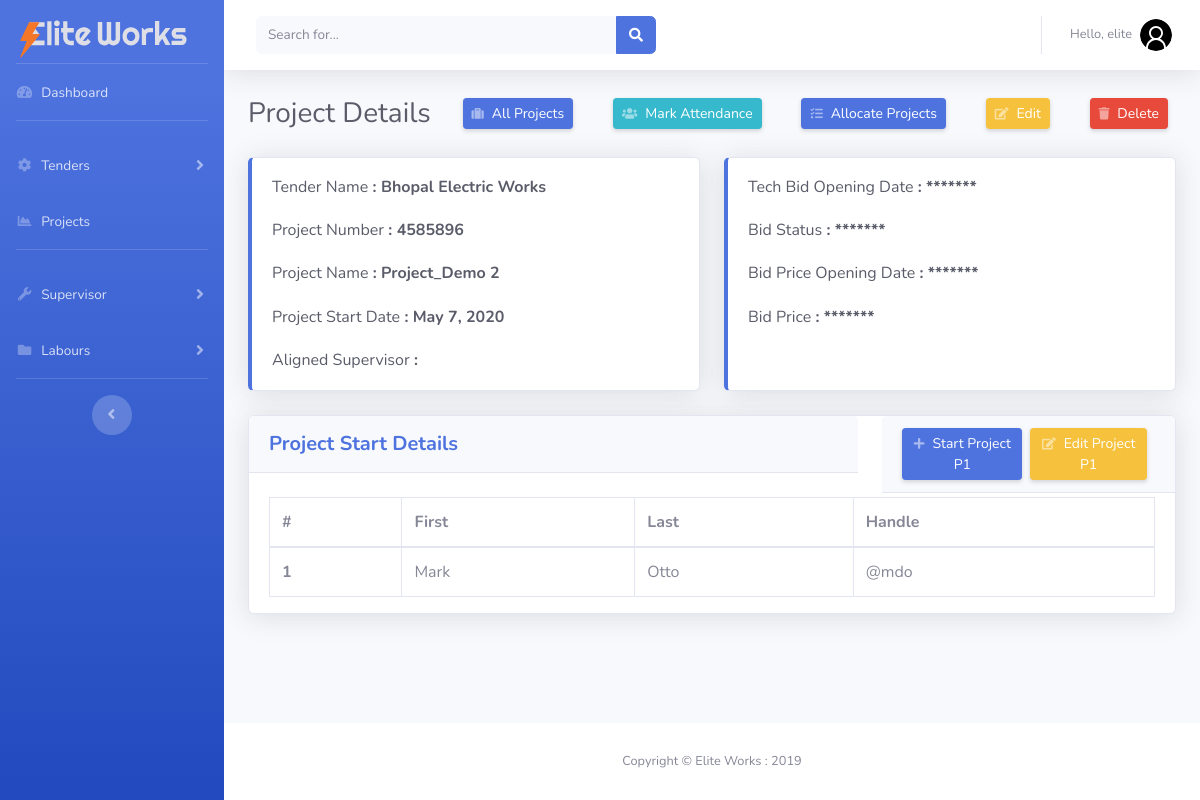
Page /project_details/2 (signed in) on the earlier database version.
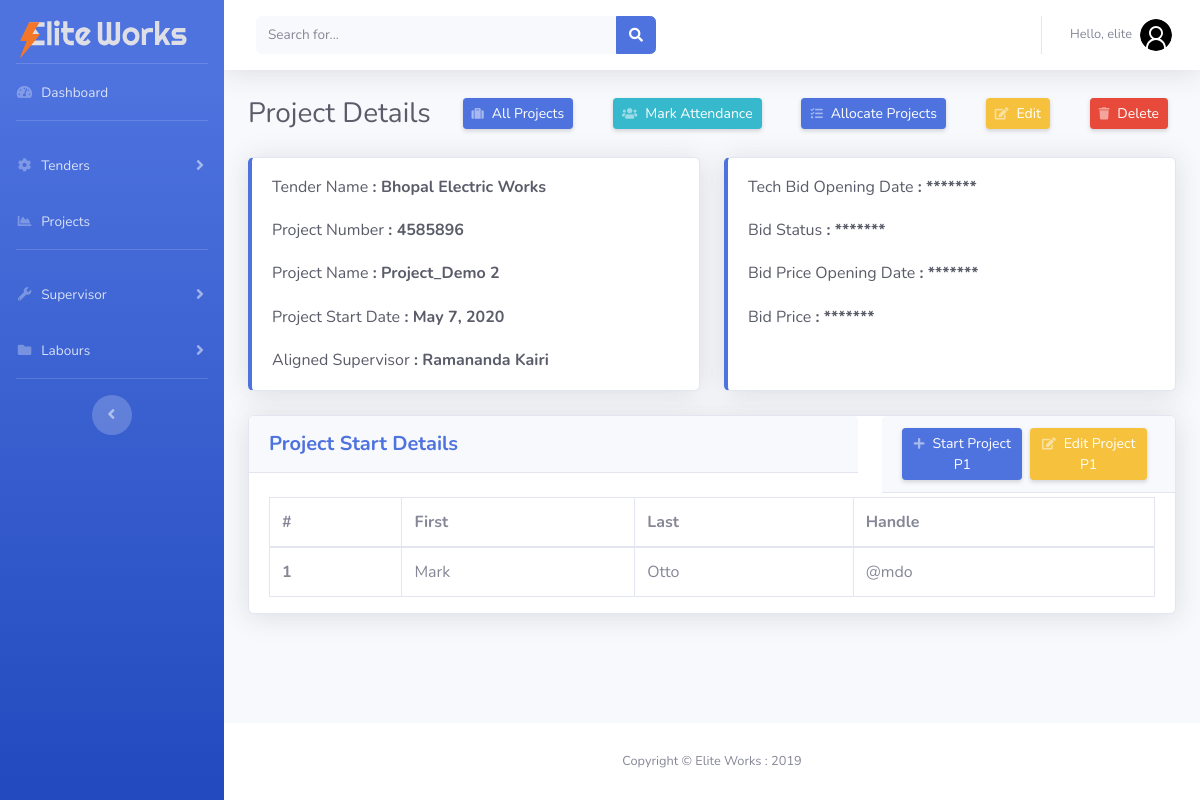
Same page on the later database version.
### project/models.py (models this page shows, shortened)
class Projects(models.Model):
    tender = models.ForeignKey(Tender, on_delete=models.CASCADE)
    superviser = models.ForeignKey(
        on_delete=models.CASCADE, to='manpower.SuperVisors', null=True)
    project_number = models.CharField(
        'Project Number', max_length=200, blank=False, null=True)
    project_name = models.CharField(
        'Project Name', max_length=200, blank=False, null=True)
    project_start_date = models.DateField(
        'Project Start Date', default=timezone.now)
    class Meta:
        verbose_name = 'Project'
        verbose_name_plural = 'Project'

class Tender(models.Model):
    Yes = 'Yes'
    No = 'No'
    status = [(Yes, 'Yes'), (No, 'No')]
    uuid_no = models.UUIDField(default=uuid.uuid4, editable=False, unique=True)
    date_created = models.DateTimeField(
        'Creation Date', auto_now_add=True, null=True)
    tender_number = models.CharField('Tender Number / ID', max_length=500)
    tender_name = models.CharField('Tender Name', max_length=500)
    tender_description = models.TextField('Tender Description')
    tender_submission_date = models.DateField(
        'Tender Submission Date', default=timezone.now)
    tender_purchase_reciept = models.FileField('Tender Purchase Reciept')
    tender_confirmation_reciept = models.FileField(
        'Tender Confirmation Reciept')
    physical_submission_date = models.DateField(
        'Physical Submission Date', default=timezone.now)
    tech_bid_opening_date = models.DateField(
        'Technical Bid Opening Date', default=timezone.now)
    bid_status = models.CharField(
        'Bid Status', max_length=10, choices=status, default=No)
    bid_price_opening_date = models.DateField(
        'Bid price opening date', blank=True, default=timezone.now)
    prize_bid = models.CharField('Bid Price', max_length=50)

### manpower/models.py (models this page shows, shortened)
class SuperVisors(models.Model):
    username = models.CharField(
        'Username', max_length=50, blank=False, unique=True)
    password = models.CharField('Password', max_length=50, blank=False)
    re_password = models.CharField(
        'Confirm Password', max_length=50, blank=False)
    name = models.CharField('Supervisor Name', max_length=250, blank=False)
    dateofbirth = models.DateField('Date of Birth', default=timezone.now)
    image = models.FileField('Profile Picture', blank=False, null=False)
    mobile_number = models.CharField('Mobile Number', max_length=15)
    alter_number = models.CharField('Alternate Number', max_length=15)
    email = models.EmailField(
        'Email Address', null=True, blank=True, unique=True)
    address = models.CharField('Supervisor Address', max_length=500)
    resume = models.FileField(
        'Upload Supervisor Resume', blank=False, null=False)
    aadhar_number = models.CharField('Aadhar Number', max_length=20)
    aadhar_photo = models.FileField(
        'Aadhar Card Scan Copy', blank=False, null=False)
    pan_number = models.CharField('PAN Card Number', max_length=20)
    pan_photo = models.FileField('PAN Card Scan Copy', blank=False, null=False)
    highest_qual = models.CharField('Highest Qualifications', max_length=200)
    highest_qual_photo = models.FileField(
        'Proof of Highest Qualification', blank=False)
    ten_certi = models.FileField('10th Certificate', blank=False)
    twelve_certi = models.FileField('12th Certificate', blank=False)
    tech_certificate_name = models.CharField(
        'Technical Certificate Name', max_length=300)
    tech_certi = models.FileField('Technical Certificate', blank=False)
    UAN_number = models.CharField('UAN Number', max_length=200)
    is_employee = models.BooleanField(
        'Is Supervisor is Employee of Elite Works')
    class Meta:
        verbose_name = 'Supervisors List'
        verbose_name_plural = 'Supervisors List'

### manpower/views.py (the view)
# urls.py: path('project_details/<int:id>', views.project_details, name='project_details'),
@login_required
def project_details(request, id):
    project_obj = Projects.objects.get(id=id)
    context = {'project_obj': project_obj}
    return render(request, 'manpower/project_details.html', context)

### manpower/templates/manpower/project_details.html (shortened to what the changed rows need)
{% extends 'manpower/base.html' %}
{% block content %}
<div class="container-fluid">
    <div class="d-sm-flex align-items-center justify-content-between mb-4">
        <h1 class="h3 mb-0 text-gray-800">Project Details</h1>
    </div>
    <div class="row">
        <div class="col-xl-6 col-md-6 mb-4">
            <div class="card border-left-primary shadow h-100">
                <div class="card-body">
                    <div class="row no-gutters align-items-center">
                        <div class="col mr-2">
                            <div class="h6 mb-0 font-weight-medium text-gray-800 ">Tender
                                Name<strong>&nbsp:&nbsp{{project_obj.tender.tender_name}}</strong></div>
                            <br>
                            <div class="h6 mb-0 font-weight-medium text-gray-800 ">Project
                                Number<strong>&nbsp:&nbsp{{project_obj.project_number}}</strong></div>
                            <br>
                            <div class="h6 mb-0 font-weight-medium text-gray-800 ">Project
                                Name<strong>&nbsp:&nbsp{{project_obj.project_name}}</strong></div>
                            <br>
                            <div class="h6 mb-0 font-weight-medium text-gray-800 ">Project Start
                                Date<strong>&nbsp:&nbsp{{project_obj.project_start_date}}</strong></div>
                            <br>
                            <div class="h6 mb-0 font-weight-medium text-gray-800 ">Aligned
                                Supervisor<strong>&nbsp:&nbsp{{project_obj.superviser.name}}</strong></div>
                        </div>
                    </div>
                </div>
            </div>
        </div>
    </div>
    <div class="card shadow mb-4">
        <div class="card-body py-0">
            <div class="table-responsive">
                <table class="table table-bordered">
                    <thead>
                        <tr>
                            <th scope="col">#</th>
                            <th scope="col">First</th>
                            <th scope="col">Last</th>
                            <th scope="col">Handle</th>
                        </tr>
                    </thead>
                    <tbody>
                        <tr>
                            <th scope="row">1</th>
                        </tr>
                    </tbody>
                </table>
            </div>
        </div>
    </div>
</div>
{% endblock content %}

Differences in the rows shown:
changed Projects "Project_Demo 2": superviser.name (not shown) → "Ramananda Kairi"
